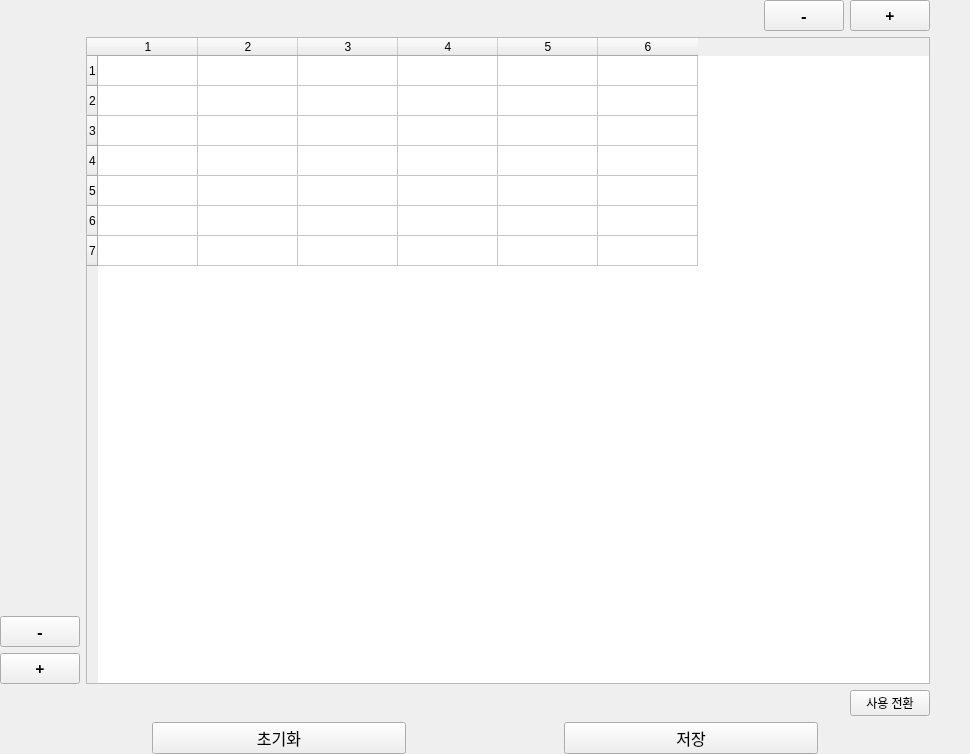
<?xml version="1.0" encoding="UTF-8"?>
<ui version="4.0">
 <class>Form</class>
 <widget class="QWidget" name="Form">
  <property name="geometry">
   <rect>
    <x>0</x>
    <y>0</y>
    <width>970</width>
    <height>754</height>
   </rect>
  </property>
  <property name="windowTitle">
   <string>Form</string>
  </property>
  <layout class="QVBoxLayout" name="verticalLayout" stretch="15,1">
   <property name="leftMargin">
    <number>0</number>
   </property>
   <property name="topMargin">
    <number>0</number>
   </property>
   <property name="rightMargin">
    <number>0</number>
   </property>
   <property name="bottomMargin">
    <number>0</number>
   </property>
   <item>
    <layout class="QGridLayout" name="gridLayout" rowstretch="0,0,0,0,0,0,0" columnstretch="0,1,0">
     <item row="6" column="1">
      <layout class="QHBoxLayout" name="horizontalLayout_4">
       <item>
        <spacer name="horizontalSpacer_3">
         <property name="orientation">
          <enum>Qt::Horizontal</enum>
         </property>
         <property name="sizeHint" stdset="0">
          <size>
           <width>40</width>
           <height>20</height>
          </size>
         </property>
        </spacer>
       </item>
       <item>
        <widget class="QPushButton" name="toggleEnableBtn">
         <property name="sizePolicy">
          <sizepolicy hsizetype="Fixed" vsizetype="Fixed">
           <horstretch>0</horstretch>
           <verstretch>0</verstretch>
          </sizepolicy>
         </property>
         <property name="text">
          <string>사용 전환</string>
         </property>
        </widget>
       </item>
      </layout>
     </item>
     <item row="5" column="1">
      <widget class="QTableWidget" name="table">
       <property name="contextMenuPolicy">
        <enum>Qt::DefaultContextMenu</enum>
       </property>
       <property name="verticalScrollBarPolicy">
        <enum>Qt::ScrollBarAlwaysOff</enum>
       </property>
       <property name="horizontalScrollBarPolicy">
        <enum>Qt::ScrollBarAlwaysOff</enum>
       </property>
       <property name="sizeAdjustPolicy">
        <enum>QAbstractScrollArea::AdjustIgnored</enum>
       </property>
       <property name="autoScroll">
        <bool>false</bool>
       </property>
       <property name="editTriggers">
        <set>QAbstractItemView::NoEditTriggers</set>
       </property>
       <property name="tabKeyNavigation">
        <bool>false</bool>
       </property>
       <property name="showDropIndicator" stdset="0">
        <bool>false</bool>
       </property>
       <property name="dragEnabled">
        <bool>false</bool>
       </property>
       <property name="dragDropOverwriteMode">
        <bool>false</bool>
       </property>
       <property name="dragDropMode">
        <enum>QAbstractItemView::NoDragDrop</enum>
       </property>
       <property name="defaultDropAction">
        <enum>Qt::IgnoreAction</enum>
       </property>
       <property name="alternatingRowColors">
        <bool>false</bool>
       </property>
       <property name="selectionMode">
        <enum>QAbstractItemView::MultiSelection</enum>
       </property>
       <property name="textElideMode">
        <enum>Qt::ElideMiddle</enum>
       </property>
       <property name="rowCount">
        <number>7</number>
       </property>
       <property name="columnCount">
        <number>6</number>
       </property>
       <row/>
       <row/>
       <row/>
       <row/>
       <row/>
       <row/>
       <row/>
       <column/>
       <column/>
       <column/>
       <column/>
       <column/>
       <column/>
       <item row="0" column="0">
        <property name="text">
         <string/>
        </property>
        <property name="textAlignment">
         <set>AlignCenter</set>
        </property>
        <property name="flags">
         <set>ItemIsSelectable|ItemIsUserCheckable|ItemIsEnabled</set>
        </property>
       </item>
       <item row="0" column="1">
        <property name="text">
         <string/>
        </property>
        <property name="flags">
         <set>ItemIsEditable|ItemIsUserCheckable|ItemIsEnabled</set>
        </property>
       </item>
       <item row="0" column="2">
        <property name="text">
         <string/>
        </property>
       </item>
       <item row="1" column="1">
        <property name="text">
         <string/>
        </property>
       </item>
       <item row="1" column="2">
        <property name="text">
         <string/>
        </property>
       </item>
       <item row="2" column="0">
        <property name="text">
         <string/>
        </property>
       </item>
       <item row="2" column="3">
        <property name="text">
         <string/>
        </property>
       </item>
      </widget>
     </item>
     <item row="5" column="0">
      <layout class="QVBoxLayout" name="verticalLayout_2">
       <item>
        <spacer name="verticalSpacer_3">
         <property name="orientation">
          <enum>Qt::Vertical</enum>
         </property>
         <property name="sizeHint" stdset="0">
          <size>
           <width>20</width>
           <height>40</height>
          </size>
         </property>
        </spacer>
       </item>
       <item>
        <widget class="QPushButton" name="rmRowBtn">
         <property name="font">
          <font>
           <family>맑은 고딕</family>
           <pointsize>12</pointsize>
           <weight>75</weight>
           <bold>true</bold>
          </font>
         </property>
         <property name="text">
          <string>-</string>
         </property>
        </widget>
       </item>
       <item>
        <widget class="QPushButton" name="addRowBtn">
         <property name="font">
          <font>
           <family>맑은 고딕</family>
           <pointsize>12</pointsize>
           <weight>75</weight>
           <bold>true</bold>
          </font>
         </property>
         <property name="text">
          <string>+</string>
         </property>
        </widget>
       </item>
      </layout>
     </item>
     <item row="5" column="2">
      <spacer name="horizontalSpacer">
       <property name="orientation">
        <enum>Qt::Horizontal</enum>
       </property>
       <property name="sizeHint" stdset="0">
        <size>
         <width>40</width>
         <height>20</height>
        </size>
       </property>
      </spacer>
     </item>
     <item row="2" column="1" rowspan="2">
      <layout class="QHBoxLayout" name="horizontalLayout_3">
       <item>
        <spacer name="horizontalSpacer_2">
         <property name="orientation">
          <enum>Qt::Horizontal</enum>
         </property>
         <property name="sizeHint" stdset="0">
          <size>
           <width>40</width>
           <height>20</height>
          </size>
         </property>
        </spacer>
       </item>
       <item>
        <widget class="QPushButton" name="rmColBtn">
         <property name="sizePolicy">
          <sizepolicy hsizetype="Minimum" vsizetype="Minimum">
           <horstretch>0</horstretch>
           <verstretch>0</verstretch>
          </sizepolicy>
         </property>
         <property name="minimumSize">
          <size>
           <width>20</width>
           <height>30</height>
          </size>
         </property>
         <property name="font">
          <font>
           <family>맑은 고딕</family>
           <pointsize>12</pointsize>
           <weight>75</weight>
           <bold>true</bold>
           <kerning>true</kerning>
          </font>
         </property>
         <property name="text">
          <string>-</string>
         </property>
        </widget>
       </item>
       <item>
        <widget class="QPushButton" name="addColBtn">
         <property name="font">
          <font>
           <family>맑은 고딕</family>
           <pointsize>12</pointsize>
           <weight>75</weight>
           <bold>true</bold>
          </font>
         </property>
         <property name="text">
          <string>+</string>
         </property>
        </widget>
       </item>
      </layout>
     </item>
    </layout>
   </item>
   <item>
    <layout class="QHBoxLayout" name="horizontalLayout" stretch="3,5,3,5,3">
     <item>
      <spacer name="horizontalSpacer_4">
       <property name="orientation">
        <enum>Qt::Horizontal</enum>
       </property>
       <property name="sizeHint" stdset="0">
        <size>
         <width>40</width>
         <height>20</height>
        </size>
       </property>
      </spacer>
     </item>
     <item>
      <widget class="QPushButton" name="resetBtn">
       <property name="font">
        <font>
         <family>맑은 고딕</family>
         <pointsize>12</pointsize>
        </font>
       </property>
       <property name="text">
        <string>초기화</string>
       </property>
      </widget>
     </item>
     <item>
      <spacer name="horizontalSpacer_5">
       <property name="orientation">
        <enum>Qt::Horizontal</enum>
       </property>
       <property name="sizeHint" stdset="0">
        <size>
         <width>40</width>
         <height>20</height>
        </size>
       </property>
      </spacer>
     </item>
     <item>
      <widget class="QPushButton" name="saveBtn">
       <property name="enabled">
        <bool>true</bool>
       </property>
       <property name="font">
        <font>
         <family>맑은 고딕</family>
         <pointsize>12</pointsize>
        </font>
       </property>
       <property name="text">
        <string>저장</string>
       </property>
      </widget>
     </item>
     <item>
      <spacer name="horizontalSpacer_6">
       <property name="orientation">
        <enum>Qt::Horizontal</enum>
       </property>
       <property name="sizeHint" stdset="0">
        <size>
         <width>40</width>
         <height>20</height>
        </size>
       </property>
      </spacer>
     </item>
    </layout>
   </item>
  </layout>
 </widget>
 <resources/>
 <connections/>
</ui>
